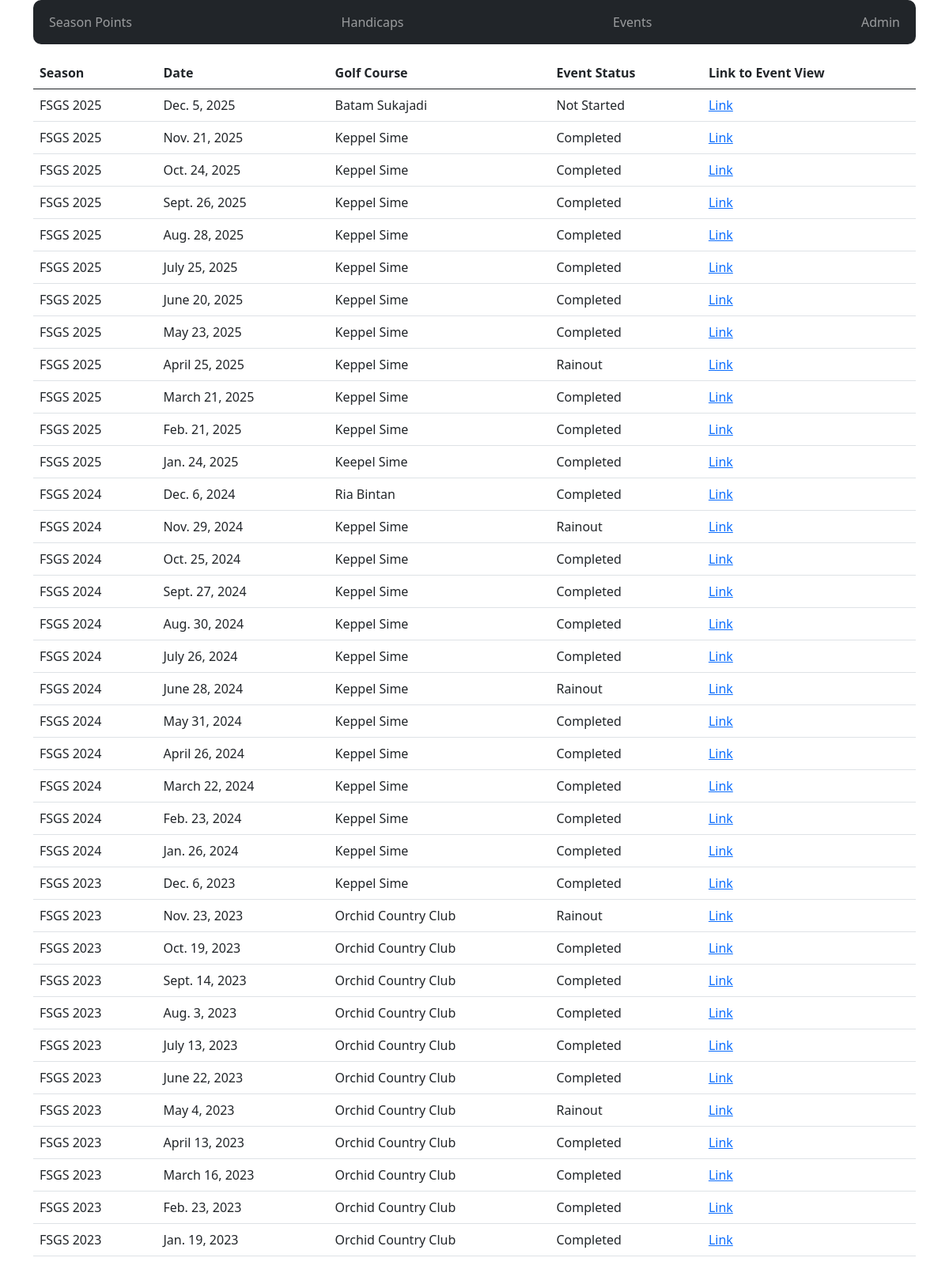
Screenshot of /events/ with the database file from the repository.
### golf_league/models.py (models this page shows, shortened)
class LeagueEvent(models.Model):
    leagueseason = models.ForeignKey(LeagueSeason, on_delete=models.RESTRICT)
    event_date = models.DateField(null=True, blank=True)
    event_golf_course = models.CharField(max_length=200,null=True, blank=True)
    event_status = models.CharField(max_length=1,null=True, choices=[("N","Not Started"),("C","Completed"),("R","Rainout")],default="N")

class LeagueSeason(models.Model):
    name = models.CharField(max_length=200,null=True, blank=True)
    def __str__(self):
        return "FSGS " + self.name

### golf_league/views.py (the view)
# urls.py: path("events/", views.Events_ListView.as_view(), name='events_list'),
class Events_ListView(ListView):
    model = LeagueEvent
    ordering = ['-event_date']

### golf_league/templates/golf_league/leagueevent_list.html (shortened to what this page needs)
{% extends 'base_menu.html' %}
{% block content %}
<p>
{% if leagueevent_list %}
<table class="table">
  <thead>
    <tr>
      <th scope="col">Season</th>
      <th scope="col">Date</th>
      <th scope="col">Golf Course</th>
      <th scope="col">Event Status</th>
      <th scope="col">Link to Event View</th>
    </tr>
  </thead>
  <tbody>
    {% for ad in leagueevent_list %}
      <tr>
        <td>{{ ad.leagueseason }}</td>
        <td>{{ ad.event_date }}</td>
        <td>{{ ad.event_golf_course }}</td>
        <td>{{ ad.get_event_status_display }}</td>
        <td>
          <a href="{% url 'golf_league:event_detail'  ad.id %}">Link</a>
        </td>
      </tr>
    {% endfor %}
  </tbody>
</table>
{% else %}
<p>There are no events in the database.</p>
{% endif %}
{% endblock %}

### golf_league/templates/base_menu.html (shortened to what this page needs)
{% extends 'base_bootstrap.html' %}
{% block navbar %}
<nav class="navbar navbar-expand-lg navbar-dark bg-dark" style="border-radius:10px !important">
  <div class="container-fluid">
    <ul class="navbar-nav">
        <li class="active">
          <a class="nav-link" href="{% url 'golf_league:season_points' %}" role="button">Season Points</a></li>
    </ul>
    <ul class="navbar-nav">
      <li class="active">
        <a class="nav-link" href="{% url 'golf_league:handicaps_summary' %}" role="button">Handicaps</a></li>
    </ul>
    <ul class="navbar-nav">
        <li class="active">
          <a class="nav-link" href="{% url 'golf_league:events_list' %}" role="button">Events</a></li>
    </ul>
    <ul class="navbar-nav">
        <li class="active">
          <a class="nav-link" href="{% url 'admin:index' %}" role="button">Admin</a></li>
    </ul>
  </div>
</nav>
{% endblock %}

### golf_league/templates/base_bootstrap.html (shortened to what this page needs)
<!DOCTYPE html>
<html>
<head>
    {% load static %}
<link href="https://cdn.jsdelivr.net/npm/bootstrap@5.0.2/dist/css/bootstrap.min.css" rel="stylesheet">
<link rel="stylesheet" href="https://use.fontawesome.com/releases/v5.8.1/css/all.css">
<link rel="stylesheet" href="https://use.fontawesome.com/releases/v5.8.1/css/v4-shims.css">
</head>
<body>
<div class="container">
{% block navbar %} {% endblock %}
{% block content %}
{% endblock %}
</div>
</body>
</html>

### rows the page displays
LeagueEvent: leagueseason "FSGS 2025", event_date "Dec. 5, 2025", event_golf_course "Batam Sukajadi", event_status "Not Started"
LeagueEvent: leagueseason "FSGS 2025", event_date "Nov. 21, 2025", event_golf_course "Keppel Sime", event_status "Completed"
LeagueEvent: leagueseason "FSGS 2025", event_date "Oct. 24, 2025", event_golf_course "Keppel Sime", event_status "Completed"
LeagueEvent: leagueseason "FSGS 2025", event_date "Sept. 26, 2025", event_golf_course "Keppel Sime", event_status "Completed"
LeagueEvent: leagueseason "FSGS 2025", event_date "Aug. 28, 2025", event_golf_course "Keppel Sime", event_status "Completed"
LeagueEvent: leagueseason "FSGS 2025", event_date "July 25, 2025", event_golf_course "Keppel Sime", event_status "Completed"
LeagueEvent: leagueseason "FSGS 2025", event_date "June 20, 2025", event_golf_course "Keppel Sime", event_status "Completed"
LeagueEvent: leagueseason "FSGS 2025", event_date "May 23, 2025", event_golf_course "Keppel Sime", event_status "Completed"
LeagueEvent: leagueseason "FSGS 2025", event_date "April 25, 2025", event_golf_course "Keppel Sime", event_status "Rainout"
LeagueEvent: leagueseason "FSGS 2025", event_date "March 21, 2025", event_golf_course "Keppel Sime", event_status "Completed"
LeagueEvent: leagueseason "FSGS 2025", event_date "Feb. 21, 2025", event_golf_course "Keppel Sime", event_status "Completed"
LeagueEvent: leagueseason "FSGS 2025", event_date "Jan. 24, 2025", event_golf_course "Keepel Sime", event_status "Completed"
LeagueEvent: leagueseason "FSGS 2024", event_date "Dec. 6, 2024", event_golf_course "Ria Bintan", event_status "Completed"
LeagueEvent: leagueseason "FSGS 2024", event_date "Nov. 29, 2024", event_golf_course "Keppel Sime", event_status "Rainout"
LeagueEvent: leagueseason "FSGS 2024", event_date "Oct. 25, 2024", event_golf_course "Keppel Sime", event_status "Completed"
LeagueEvent: leagueseason "FSGS 2024", event_date "Sept. 27, 2024", event_golf_course "Keppel Sime", event_status "Completed"
LeagueEvent: leagueseason "FSGS 2024", event_date "Aug. 30, 2024", event_golf_course "Keppel Sime", event_status "Completed"
LeagueEvent: leagueseason "FSGS 2024", event_date "July 26, 2024", event_golf_course "Keppel Sime", event_status "Completed"
LeagueEvent: leagueseason "FSGS 2024", event_date "June 28, 2024", event_golf_course "Keppel Sime", event_status "Rainout"
LeagueEvent: leagueseason "FSGS 2024", event_date "May 31, 2024", event_golf_course "Keppel Sime", event_status "Completed"
LeagueEvent: leagueseason "FSGS 2024", event_date "April 26, 2024", event_golf_course "Keppel Sime", event_status "Completed"
LeagueEvent: leagueseason "FSGS 2024", event_date "March 22, 2024", event_golf_course "Keppel Sime", event_status "Completed"
LeagueEvent: leagueseason "FSGS 2024", event_date "Feb. 23, 2024", event_golf_course "Keppel Sime", event_status "Completed"
LeagueEvent: leagueseason "FSGS 2024", event_date "Jan. 26, 2024", event_golf_course "Keppel Sime", event_status "Completed"
LeagueEvent: leagueseason "FSGS 2023", event_date "Dec. 6, 2023", event_golf_course "Keppel Sime", event_status "Completed"
LeagueEvent: leagueseason "FSGS 2023", event_date "Nov. 23, 2023", event_golf_course "Orchid Country Club", event_status "Rainout"
LeagueEvent: leagueseason "FSGS 2023", event_date "Oct. 19, 2023", event_golf_course "Orchid Country Club", event_status "Completed"
LeagueEvent: leagueseason "FSGS 2023", event_date "Sept. 14, 2023", event_golf_course "Orchid Country Club", event_status "Completed"
LeagueEvent: leagueseason "FSGS 2023", event_date "Aug. 3, 2023", event_golf_course "Orchid Country Club", event_status "Completed"
LeagueEvent: leagueseason "FSGS 2023", event_date "July 13, 2023", event_golf_course "Orchid Country Club", event_status "Completed"
LeagueEvent: leagueseason "FSGS 2023", event_date "June 22, 2023", event_golf_course "Orchid Country Club", event_status "Completed"
LeagueEvent: leagueseason "FSGS 2023", event_date "May 4, 2023", event_golf_course "Orchid Country Club", event_status "Rainout"
LeagueEvent: leagueseason "FSGS 2023", event_date "April 13, 2023", event_golf_course "Orchid Country Club", event_status "Completed"
LeagueEvent: leagueseason "FSGS 2023", event_date "March 16, 2023", event_golf_course "Orchid Country Club", event_status "Completed"
LeagueEvent: leagueseason "FSGS 2023", event_date "Feb. 23, 2023", event_golf_course "Orchid Country Club", event_status "Completed"
LeagueEvent: leagueseason "FSGS 2023", event_date "Jan. 19, 2023", event_golf_course "Orchid Country Club", event_status "Completed"
